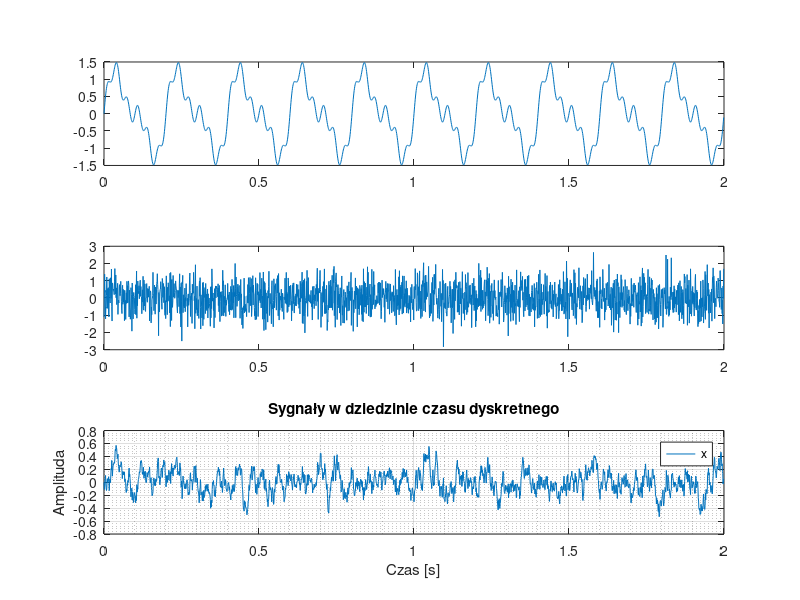

The MATLAB script that drew this image:
%% Sekcja 1: Generowanie sygnałów (Tp=0.001, N=2000)
rng(77,'twister'); % stałe ziarno generatora liczb losowych

Tp = 0.001;
N=2000
n = 0:N-1;
sigma = 0.8;
x = sin(2*pi*5*n*Tp) + 0.5*sin(2*pi*10*n*Tp) + 0.25*sin(2*pi*30*n*Tp);
e = sigma * randn(1,N);
H = tf([0.1], [1, -0.9], Tp);
v = lsim(H, e, n*Tp);

figure; 
subplot(3,1,1)
plot(n*Tp, [x(:)]); 
subplot(3,1,2)
plot(n*Tp, [e(:)]); 

subplot(3,1,3)
plot(n*Tp, [v(:)]); 
legend('x', 'e (biały)', 'v (kolorowy)'); 
title('Sygnały w dziedzinie czasu dyskretnego');
xlabel('Czas [s]');
ylabel('Amplituda');
grid on;
grid minor;
